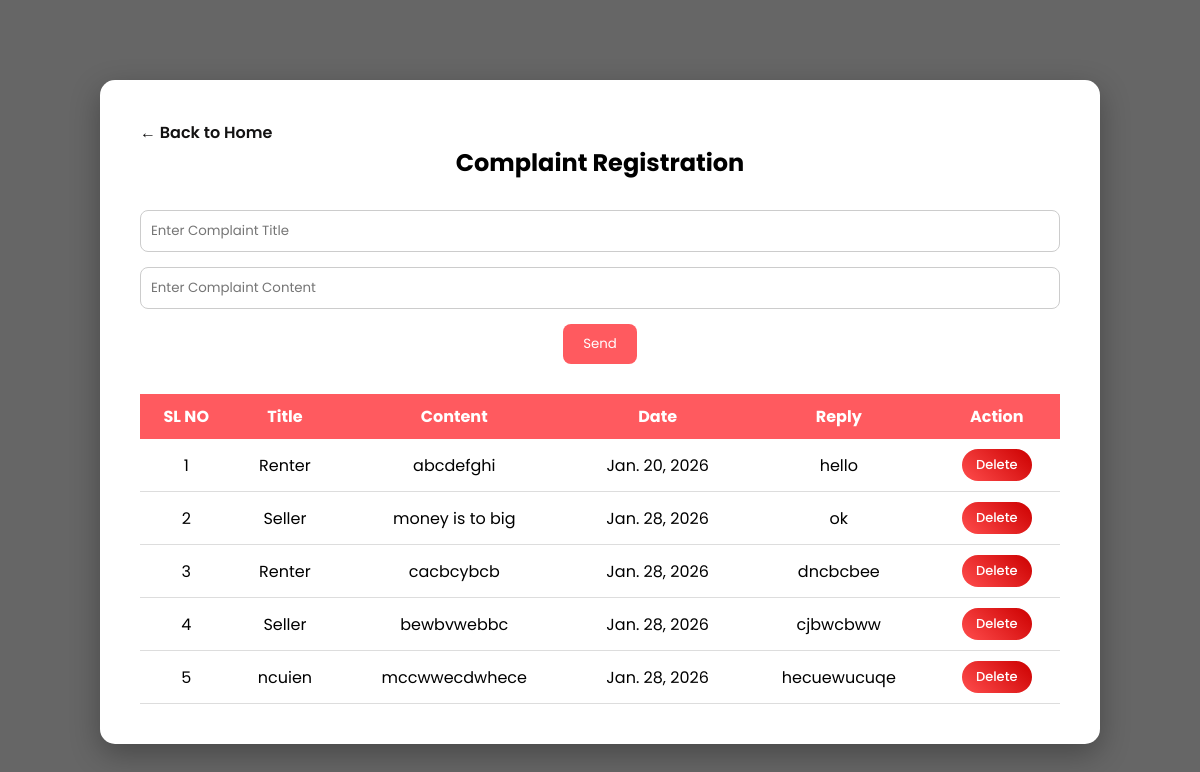
Page /User/Complaint/ on the earlier database version.
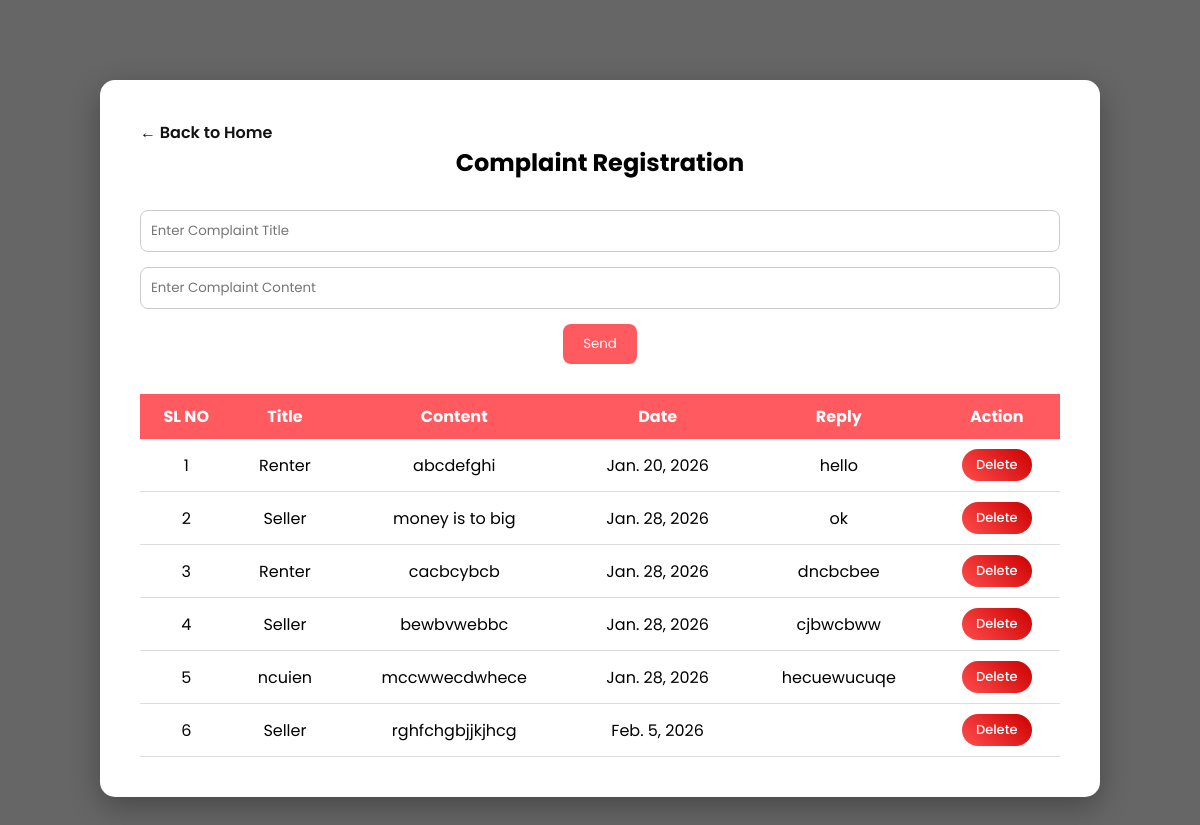
Same page on the later database version.
### User/models.py (models this page shows)
class tbl_complaint(models.Model):
        complaint_title=(models.CharField(max_length=100))
        complaint_content=(models.CharField(max_length=300))
        complaint_status=models.IntegerField(default=0)
        complaint_date=models.DateField(auto_now_add=True)
        complaint_reply=models.CharField(max_length=300)
        user_id=models.ForeignKey(tbl_user,on_delete=models.CASCADE,null=True)
        seller_id=models.ForeignKey(tbl_seller,on_delete=models.CASCADE,null=True)
        renter_id=models.ForeignKey(tbl_renter,on_delete=models.CASCADE,null=True)

### User/views.py (the view)
# urls.py: path('Complaint/',views.Complaint,name='Complaint'),
def Complaint(request):
    com=tbl_complaint.objects.all()
    if request.method=='POST':
        title = request.POST.get('txt_title')
        content = request.POST.get('txt_content')
        tbl_complaint.objects.create(complaint_title=title,complaint_content=content,
                                     user_id=tbl_user.objects.get(id=request.session['uid']))
        return render(request,'User/Complaint.html',{'msg':"Complaint submited Successfully"})
    else:
        return render(request,'User/Complaint.html',{'complaint':com})

### User/Templates/User/Complaint.html (shortened to what this page needs)
{% load static %}
<!DOCTYPE html>
<html lang="en">
<head>
</head>
<body>
    <div class="container">
        <div class="card">
            <a href="{% url 'User:Home'%}" class="home-link">← Back to Home</a>
            <h2>Complaint Registration</h2>
            <form action="" method="post">
                <div class="form-group">
                    <input type="text" name="txt_title" placeholder="Enter Complaint Title" required>
                </div>
                <div class="form-group">
                    <input type="text" name="txt_content" placeholder="Enter Complaint Content" required>
                </div>
                <div style="text-align:center;">
                    <input type="submit" value="Send" class="btn">
                </div>
            </form>
            <table>
                <tr>
                    <th>SL NO</th>
                    <th>Title</th>
                    <th>Content</th>
                    <th>Date</th>
                    <th>Reply</th>
                    <th>Action</th>
                </tr>
                {% for i in complaint %}
                <tr>
                    <td>{{forloop.counter}}</td>
                    <td>{{i.complaint_title}}</td>
                    <td>{{i.complaint_content}}</td>
                    <td>{{i.complaint_date}}</td>
                    <td>{{i.complaint_reply}}</td>
                    <td>
                        <a href="{% url 'User:delcom' i.id%}" class="delete-btn" onclick="return confirmDelete();">
                            Delete
                        </a>
                    </td>
                </tr>
                {% endfor %}
            </table>
        </div>
    </div>
</body>
</html>

Differences in the rows shown:
added tbl_complaint: complaint_title "Seller", complaint_content "rghfchgbjjkjhcg", complaint_date "Feb. 5, 2026"
